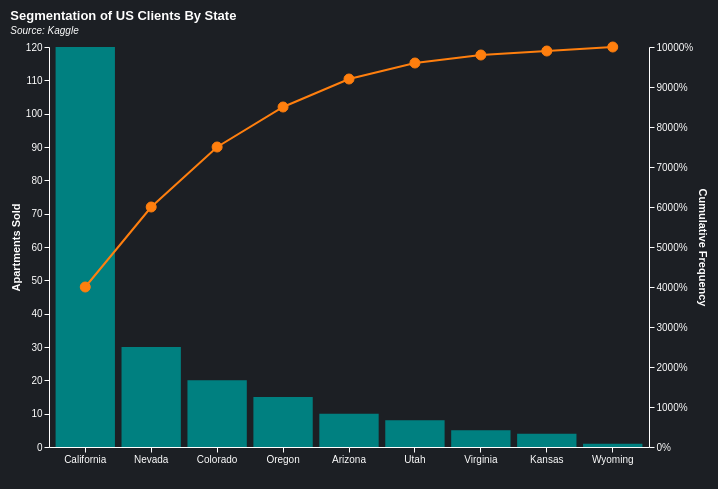

Specify this chart in Vega-Lite:
### Vega specification from a JSON file in a GitHub repository (floating-point values rounded to 4 significant figures)
{"$schema": "https://vega.github.io/schema/vega/v5.json", "title": {"text": "Segmentation of US Clients By State", "subtitle": "Source: Kaggle", "subtitleFontStyle": "italic", "subtitleFontSize": 10, "anchor": "start", "color": "white", "subtitleColor": "white"}, "width": 600, "height": 400, "padding": 10, "background": "#1C1F24", "data": [{"name": "table", "values": [{"state": "California", "sold": 120, "cumulative": 40}, {"state": "Nevada", "sold": 30, "cumulative": 60}, {"state": "Colorado", "sold": 20, "cumulative": 75}, {"state": "Oregon", "sold": 15, "cumulative": 85}, {"state": "Arizona", "sold": 10, "cumulative": 92}, {"state": "Utah", "sold": 8, "cumulative": 96}, {"state": "Virginia", "sold": 5, "cumulative": 98}, {"state": "Kansas", "sold": 4, "cumulative": 99}, {"state": "Wyoming", "sold": 1, "cumulative": 100}]}], "scales": [{"name": "xscale", "type": "band", "domain": {"data": "table", "field": "state"}, "range": "width", "padding": 0.1}, {"name": "yscale", "type": "linear", "domain": {"data": "table", "field": "sold"}, "range": "height", "nice": true}, {"name": "y2scale", "type": "linear", "domain": [0, 100], "range": "height"}], "axes": [{"orient": "bottom", "scale": "xscale", "title": "", "grid": false, "encode": {"domain": {"update": {"stroke": {"value": "white"}}}, "ticks": {"update": {"stroke": {"value": "white"}}}, "labels": {"update": {"fill": {"value": "white"}}}}}, {"orient": "left", "scale": "yscale", "title": "Apartments Sold", "grid": false, "encode": {"domain": {"update": {"stroke": {"value": "white"}}}, "ticks": {"update": {"stroke": {"value": "white"}}}, "labels": {"update": {"fill": {"value": "white"}}}, "title": {"update": {"fill": {"value": "white"}}}}}, {"orient": "right", "scale": "y2scale", "title": "Cumulative Frequency", "format": "%", "grid": false, "encode": {"domain": {"update": {"stroke": {"value": "white"}}}, "ticks": {"update": {"stroke": {"value": "white"}}}, "labels": {"update": {"fill": {"value": "white"}}}, "title": {"update": {"fill": {"value": "white"}}}}}], "marks": [{"type": "rect", "from": {"data": "table"}, "encode": {"enter": {"x": {"scale": "xscale", "field": "state"}, "width": {"scale": "xscale", "band": 1}, "y": {"scale": "yscale", "field": "sold"}, "y2": {"scale": "yscale", "value": 0}, "fill": {"value": "#008080"}}, "update": {"tooltip": {"signal": "{'State': datum.state, 'Sold': datum.sold}"}}}}, {"type": "line", "from": {"data": "table"}, "encode": {"enter": {"x": {"scale": "xscale", "field": "state", "band": 0.5}, "y": {"scale": "y2scale", "field": "cumulative"}, "stroke": {"value": "#FF7F0E"}, "strokeWidth": {"value": 2}}}}, {"type": "symbol", "from": {"data": "table"}, "encode": {"enter": {"x": {"scale": "xscale", "field": "state", "band": 0.5}, "y": {"scale": "y2scale", "field": "cumulative"}, "size": {"value": 100}, "stroke": {"value": "#FF7F0E"}, "fill": {"value": "#FF7F0E"}}, "update": {"tooltip": {"signal": "{'State': datum.state, 'Cumulative Frequency': datum.cumulative + '%'}"}}}}]}
